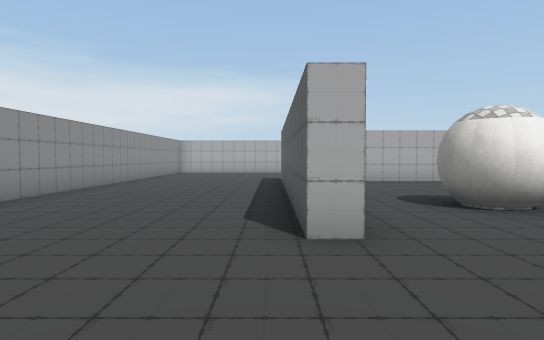
View 1 (above)

20 first-person views from a walk through a Unity game level. The camera is 1.4 m above the floor, tilts 2° down and sees 75° across. The floor is counted in squares, 2 m on a side. Each view is taken from the middle of a square. On the plan, view 1 faces up. The plan holds only what a view shows up to about 11 squares ahead; the rest is blank. Some surface patterns are stand-ins.

View 2
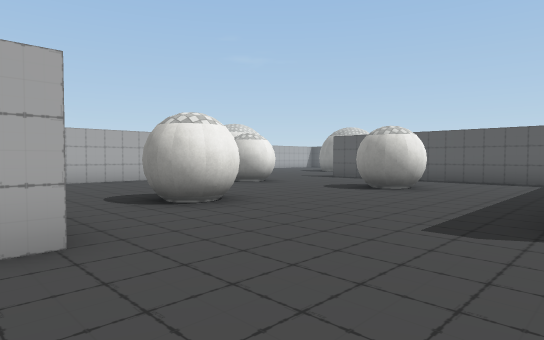

View 3
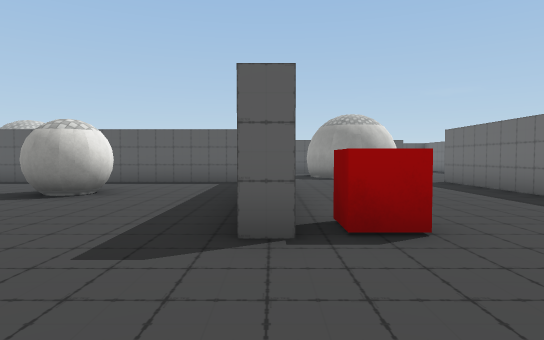

View 4
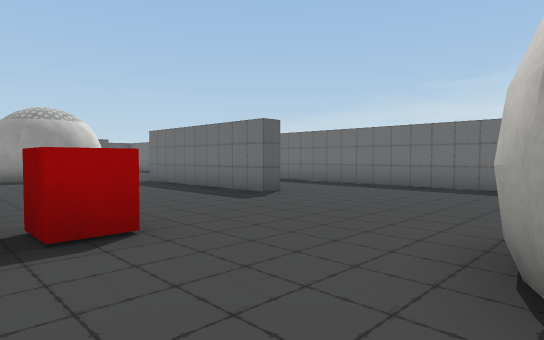

View 5
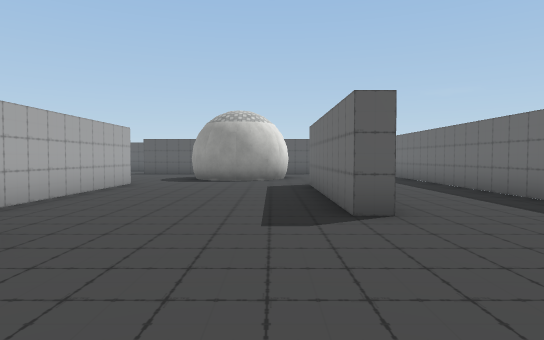

View 6
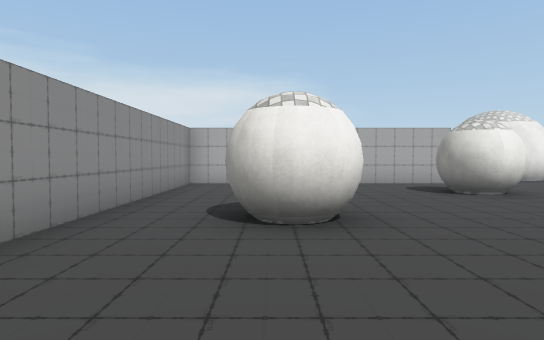

View 7
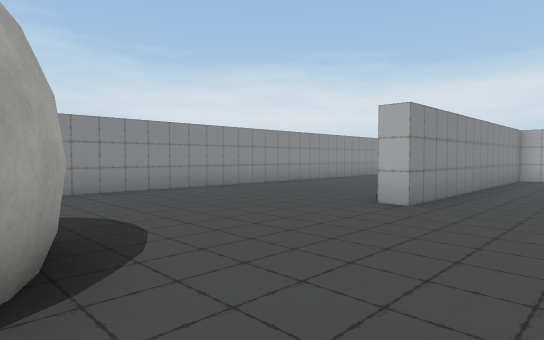

View 8
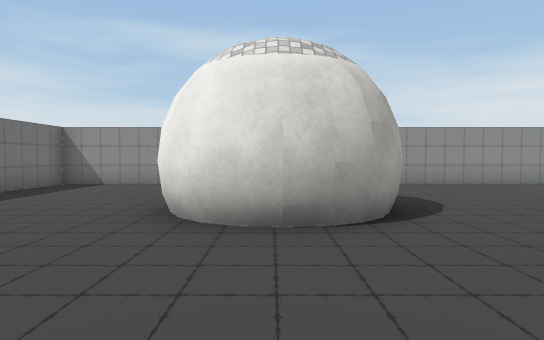

View 9
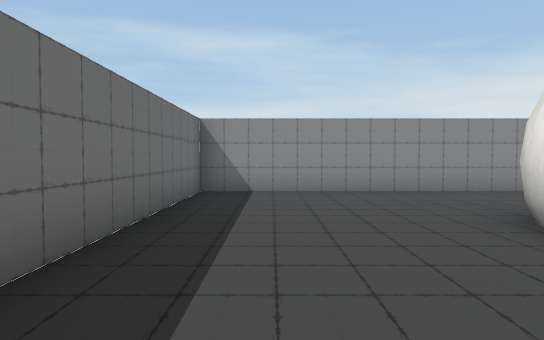

View 10
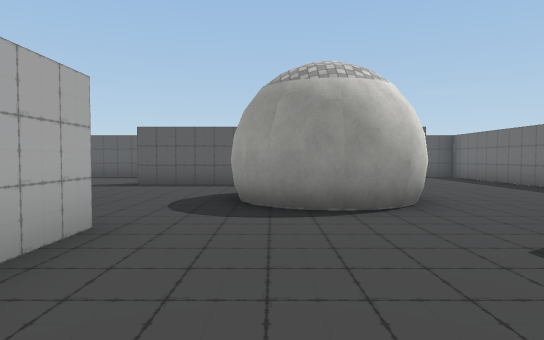

View 11
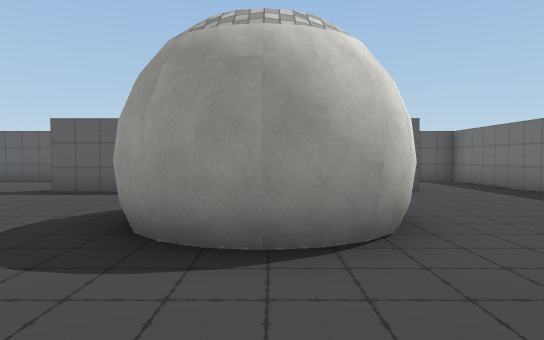

View 12
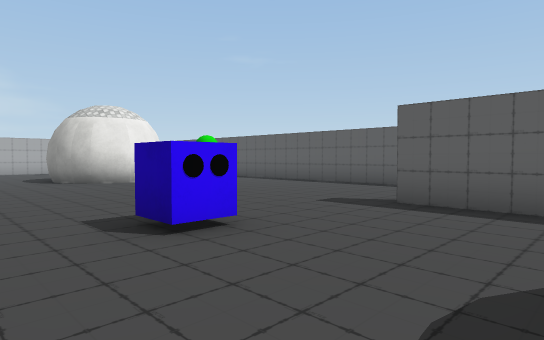

View 13
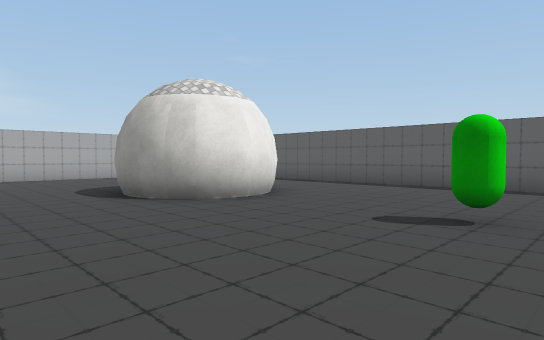

View 14
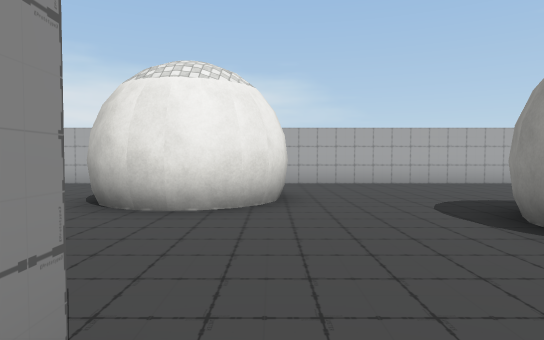

View 15
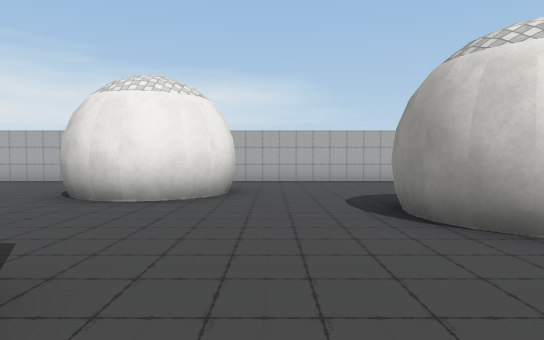

View 16
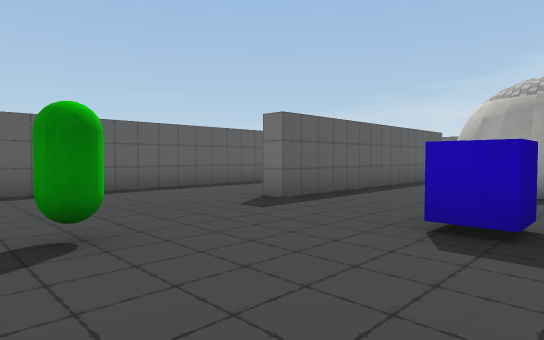

View 17
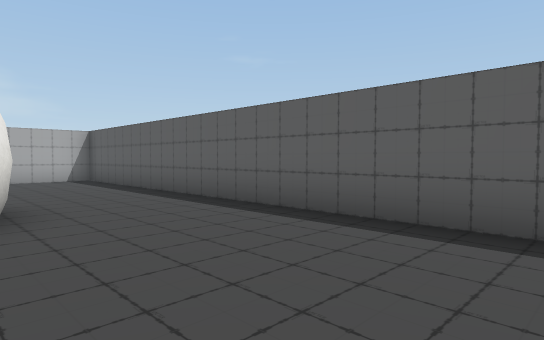

View 18
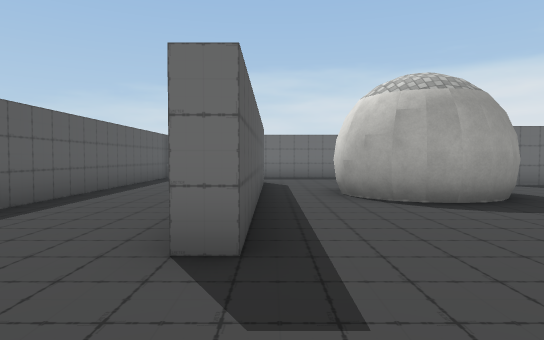

View 19
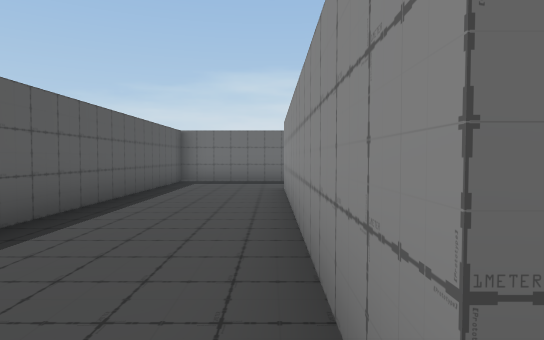

View 20
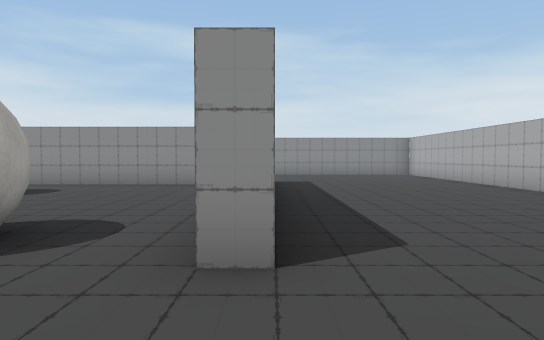

### Floor plan
Key: @ floor where view 1 was taken; # wall or solid block; . floor; O other object.
Columns run from 5 left of view 1 to 21 right of it. Each row starts with its distance up from view 1.
 17     #########    ##########
 16     .........    .........#
 15     ..........   .........#
 14     ...........   ........#
 13     ........... ##.... ...#
 12     ...........##..... ...#
 11 #....########.......#  ...#
 10 #....#..............###...#
  9 #....#...............##...#
  8 #....#......#.  ..........#
  7 #....#..........#.........#
  6 #....#..........#.........#
  5 #....#..##......#....O....#
  4 #....##......#..#.........#
  3 #...............#.........#
  2 #...............#..O......#
  1 #...............#.....#...#
  0 #....@....#######.....#...#
 -1 # ........O...........#...#
 -2 #.   ##...........###.#...#
 -3 #... ##...........###.#...#
 -4 #...###...........## .#...#
 -5 #...........#####.....#...#
 -6 #..............   ........#
 -7 #................  .......#
 -8 #..................  .....#
 -9 ###################   #####

Where each view was taken, in squares from view 1:
view 1: 0 up, 0 right, facing up
view 2: 0 up, 0 right, facing up-right
view 3: 0 up, 1 right, facing right
view 4: 0 up, 1 right, facing down-right
view 5: 4 down, 2 right, facing right
view 6: 1 up, 3 right, facing up
view 7: 2 down, 3 right, facing up-left
view 8: 3 down, 5 right, facing left
view 9: 7 down, 3 right, facing left
view 10: 2 down, 8 right, facing right
view 11: 3 down, 10 right, facing right
view 12: 1 down, 12 right, facing up-right
view 13: 4 up, 12 right, facing up-right
view 14: 7 up, 12 right, facing up
view 15: 6 up, 13 right, facing up
view 16: 6 up, 13 right, facing down-right
view 17: 5 up, 17 right, facing up-right
view 18: 4 up, 17 right, facing down
view 19: 2 up, 18 right, facing down
view 20: 11 up, 10 right, facing left
